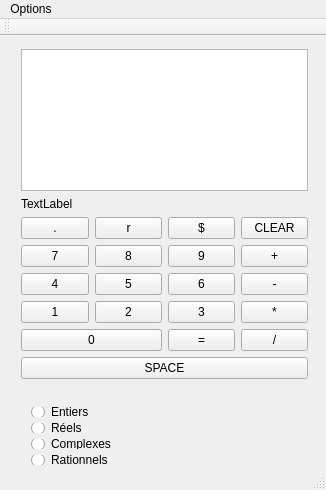
<?xml version="1.0" encoding="UTF-8"?>
<ui version="4.0">
 <class>MainWindow</class>
 <widget class="QMainWindow" name="MainWindow">
  <property name="geometry">
   <rect>
    <x>0</x>
    <y>0</y>
    <width>326</width>
    <height>490</height>
   </rect>
  </property>
  <property name="windowTitle">
   <string>MainWindow</string>
  </property>
  <widget class="QWidget" name="centralWidget">
   <widget class="QWidget" name="verticalLayoutWidget">
    <property name="geometry">
     <rect>
      <x>10</x>
      <y>2</y>
      <width>309</width>
      <height>352</height>
     </rect>
    </property>
    <layout class="QVBoxLayout" name="verticalLayout">
     <item>
      <layout class="QVBoxLayout" name="verticalLayout_2">
       <item>
        <widget class="QTextBrowser" name="ecran_pile"/>
       </item>
      </layout>
     </item>
     <item>
      <widget class="QLabel" name="ecran">
       <property name="text">
        <string>TextLabel</string>
       </property>
      </widget>
     </item>
     <item>
      <layout class="QGridLayout" name="gridLayout">
       <item row="4" column="0" colspan="2">
        <widget class="QPushButton" name="button_0">
         <property name="text">
          <string>0</string>
         </property>
         <property name="shortcut">
          <string>0</string>
         </property>
        </widget>
       </item>
       <item row="1" column="2">
        <widget class="QPushButton" name="button_9">
         <property name="text">
          <string>9</string>
         </property>
         <property name="shortcut">
          <string>9</string>
         </property>
        </widget>
       </item>
       <item row="1" column="1">
        <widget class="QPushButton" name="button_8">
         <property name="text">
          <string>8</string>
         </property>
         <property name="shortcut">
          <string>8</string>
         </property>
        </widget>
       </item>
       <item row="3" column="0">
        <widget class="QPushButton" name="button_1">
         <property name="text">
          <string>1</string>
         </property>
         <property name="shortcut">
          <string>1</string>
         </property>
        </widget>
       </item>
       <item row="2" column="0">
        <widget class="QPushButton" name="button_4">
         <property name="text">
          <string>4</string>
         </property>
         <property name="shortcut">
          <string>4</string>
         </property>
        </widget>
       </item>
       <item row="1" column="0">
        <widget class="QPushButton" name="button_7">
         <property name="text">
          <string>7</string>
         </property>
         <property name="shortcut">
          <string>7</string>
         </property>
        </widget>
       </item>
       <item row="2" column="1">
        <widget class="QPushButton" name="button_5">
         <property name="text">
          <string>5</string>
         </property>
         <property name="shortcut">
          <string>5</string>
         </property>
        </widget>
       </item>
       <item row="3" column="1">
        <widget class="QPushButton" name="button_2">
         <property name="text">
          <string>2</string>
         </property>
         <property name="shortcut">
          <string>2</string>
         </property>
        </widget>
       </item>
       <item row="2" column="2">
        <widget class="QPushButton" name="button_6">
         <property name="text">
          <string>6</string>
         </property>
         <property name="shortcut">
          <string>6</string>
         </property>
        </widget>
       </item>
       <item row="3" column="2">
        <widget class="QPushButton" name="button_3">
         <property name="text">
          <string>3</string>
         </property>
         <property name="shortcut">
          <string>3</string>
         </property>
        </widget>
       </item>
       <item row="1" column="3">
        <widget class="QPushButton" name="button_plus">
         <property name="text">
          <string>+</string>
         </property>
         <property name="shortcut">
          <string>+</string>
         </property>
        </widget>
       </item>
       <item row="3" column="3">
        <widget class="QPushButton" name="button_fois">
         <property name="text">
          <string>*</string>
         </property>
         <property name="shortcut">
          <string>*</string>
         </property>
        </widget>
       </item>
       <item row="4" column="3">
        <widget class="QPushButton" name="button_divise">
         <property name="text">
          <string>/</string>
         </property>
         <property name="shortcut">
          <string>/</string>
         </property>
        </widget>
       </item>
       <item row="2" column="3">
        <widget class="QPushButton" name="button_moins">
         <property name="text">
          <string>-</string>
         </property>
         <property name="shortcut">
          <string>-</string>
         </property>
        </widget>
       </item>
       <item row="5" column="0" colspan="4">
        <widget class="QPushButton" name="button_space">
         <property name="text">
          <string>SPACE</string>
         </property>
         <property name="shortcut">
          <string>Space</string>
         </property>
        </widget>
       </item>
       <item row="0" column="3">
        <widget class="QPushButton" name="button_clear">
         <property name="text">
          <string>CLEAR</string>
         </property>
         <property name="shortcut">
          <string>C</string>
         </property>
        </widget>
       </item>
       <item row="4" column="2">
        <widget class="QPushButton" name="button_egal">
         <property name="text">
          <string>=</string>
         </property>
         <property name="shortcut">
          <string>=</string>
         </property>
        </widget>
       </item>
       <item row="0" column="0">
        <widget class="QPushButton" name="button_point">
         <property name="text">
          <string>.</string>
         </property>
         <property name="shortcut">
          <string>.</string>
         </property>
        </widget>
       </item>
       <item row="0" column="1">
        <widget class="QPushButton" name="button_rationnel">
         <property name="text">
          <string>r</string>
         </property>
         <property name="shortcut">
          <string>R</string>
         </property>
        </widget>
       </item>
       <item row="0" column="2">
        <widget class="QPushButton" name="button_dollar">
         <property name="text">
          <string>$</string>
         </property>
         <property name="shortcut">
          <string>$</string>
         </property>
        </widget>
       </item>
      </layout>
     </item>
    </layout>
   </widget>
   <widget class="QWidget" name="verticalLayoutWidget_2">
    <property name="geometry">
     <rect>
      <x>20</x>
      <y>360</y>
      <width>161</width>
      <height>80</height>
     </rect>
    </property>
    <layout class="QVBoxLayout" name="verticalLayout_3">
     <item>
      <widget class="QRadioButton" name="radio_entiers">
       <property name="text">
        <string>Entiers</string>
       </property>
      </widget>
     </item>
     <item>
      <widget class="QRadioButton" name="radio_reels">
       <property name="text">
        <string>Réels</string>
       </property>
      </widget>
     </item>
     <item>
      <widget class="QRadioButton" name="radio_complexes">
       <property name="text">
        <string>Complexes</string>
       </property>
      </widget>
     </item>
     <item>
      <widget class="QRadioButton" name="radio_rationnels">
       <property name="text">
        <string>Rationnels</string>
       </property>
      </widget>
     </item>
    </layout>
   </widget>
  </widget>
  <widget class="QMenuBar" name="menuBar">
   <property name="geometry">
    <rect>
     <x>0</x>
     <y>0</y>
     <width>326</width>
     <height>22</height>
    </rect>
   </property>
   <widget class="QMenu" name="menuOptions">
    <property name="title">
     <string>Options</string>
    </property>
    <addaction name="actionMode_de_Constantes"/>
   </widget>
   <addaction name="menuOptions"/>
  </widget>
  <widget class="QToolBar" name="mainToolBar">
   <attribute name="toolBarArea">
    <enum>TopToolBarArea</enum>
   </attribute>
   <attribute name="toolBarBreak">
    <bool>false</bool>
   </attribute>
  </widget>
  <widget class="QStatusBar" name="statusBar"/>
  <action name="actionMode_de_Constantes">
   <property name="text">
    <string>Mode de Constantes</string>
   </property>
  </action>
 </widget>
 <layoutdefault spacing="6" margin="11"/>
 <resources/>
 <connections/>
</ui>
